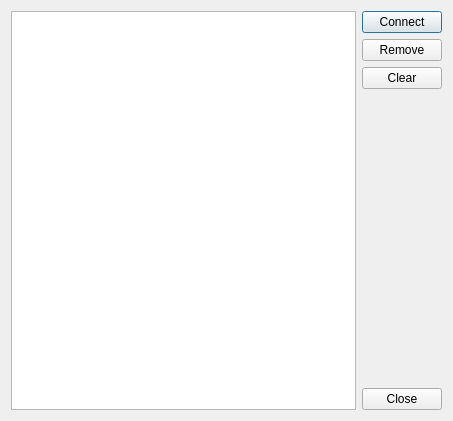
<?xml version="1.0" encoding="UTF-8"?>
<ui version="4.0">
 <class>DbConnectionsHistoryDialog</class>
 <widget class="QDialog" name="DbConnectionsHistoryDialog">
  <property name="geometry">
   <rect>
    <x>0</x>
    <y>0</y>
    <width>453</width>
    <height>421</height>
   </rect>
  </property>
  <property name="windowTitle">
   <string>Connections History</string>
  </property>
  <layout class="QHBoxLayout" name="horizontalLayout">
   <item>
    <widget class="QListWidget" name="connectionsListWidget">
     <property name="font">
      <font>
       <family>Courier New</family>
       <pointsize>9</pointsize>
      </font>
     </property>
     <property name="alternatingRowColors">
      <bool>true</bool>
     </property>
    </widget>
   </item>
   <item>
    <layout class="QVBoxLayout" name="verticalLayout">
     <item>
      <widget class="QPushButton" name="connectButton">
       <property name="text">
        <string>Connect</string>
       </property>
       <property name="default">
        <bool>true</bool>
       </property>
      </widget>
     </item>
     <item>
      <widget class="QPushButton" name="removeButton">
       <property name="text">
        <string>Remove</string>
       </property>
      </widget>
     </item>
     <item>
      <widget class="QPushButton" name="clearButton">
       <property name="text">
        <string>Clear</string>
       </property>
      </widget>
     </item>
     <item>
      <spacer name="verticalSpacer">
       <property name="orientation">
        <enum>Qt::Vertical</enum>
       </property>
       <property name="sizeHint" stdset="0">
        <size>
         <width>20</width>
         <height>40</height>
        </size>
       </property>
      </spacer>
     </item>
     <item>
      <widget class="QPushButton" name="closeButton">
       <property name="text">
        <string>Close</string>
       </property>
      </widget>
     </item>
    </layout>
   </item>
  </layout>
 </widget>
 <resources/>
 <connections/>
</ui>
